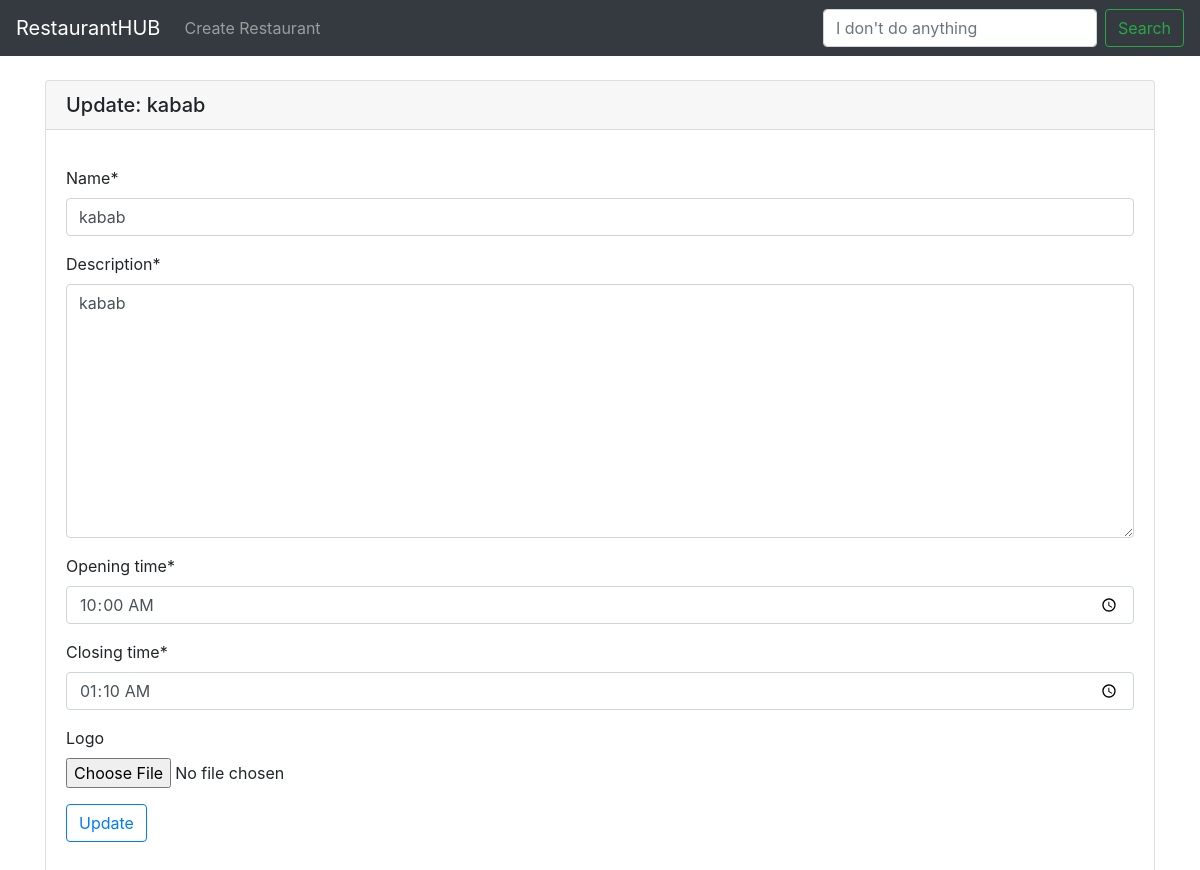
Page /restaurants/update/6/ on the committed database.
### restaurants/models.py (models this page shows)
class Restaurant(models.Model):
    name = models.CharField(max_length=120)
    description = models.TextField()
    opening_time = models.TimeField()
    closing_time = models.TimeField()
    logo = models.ImageField(null=True, blank=True)

### restaurants/views.py (the view)
# urls.py: path('restaurants/update/<int:restaurant_id>/',views.restaurant_update ,name='restaurant-update'),
def restaurant_update(request, restaurant_id):
    restaurant_obj = Restaurant.objects.get(id=restaurant_id)
    form = RestaurantForm(instance=restaurant_obj)
    if request.method == "POST":
        form = RestaurantForm(request.POST, request.FILES, instance=restaurant_obj)
        if form.is_valid():
            form.save()
            return redirect('restaurant-list')
    context = {
        "restaurant_obj": restaurant_obj,
        "form":form,
    }
    return render(request, 'update.html', context)

### restaurants/forms.py
class RestaurantForm(forms.ModelForm):
    class Meta:
        model = Restaurant
        fields = '__all__'
        widgets = {
        	'opening_time': forms.TimeInput(attrs={'type':'time'}),
        	'closing_time': forms.TimeInput(attrs={'type':'time'}),
        }

### restaurants/templates/update.html (shortened to what this page needs)
{% extends "base.html" %}
{% load crispy_forms_tags %}
{% block content %}
<br>
<div class="card">
  <h5 class="card-header">Update: {{restaurant_obj.name}}</h5>
  <div class="card-body">
    <p class="card-text">
        <form action="{% url 'restaurant-update' restaurant_obj.id %}" method="POST" enctype="multipart/form-data">
            {{form|crispy}}
            <input type="submit" value="Update" class="btn btn-outline-primary">
        </form>
    </p>
  </div>
</div>
{% endblock content %}

### rows in the picture
Restaurant: name "kabab", description "kabab", opening_time "10:00:00", closing_time "01:10:00"
